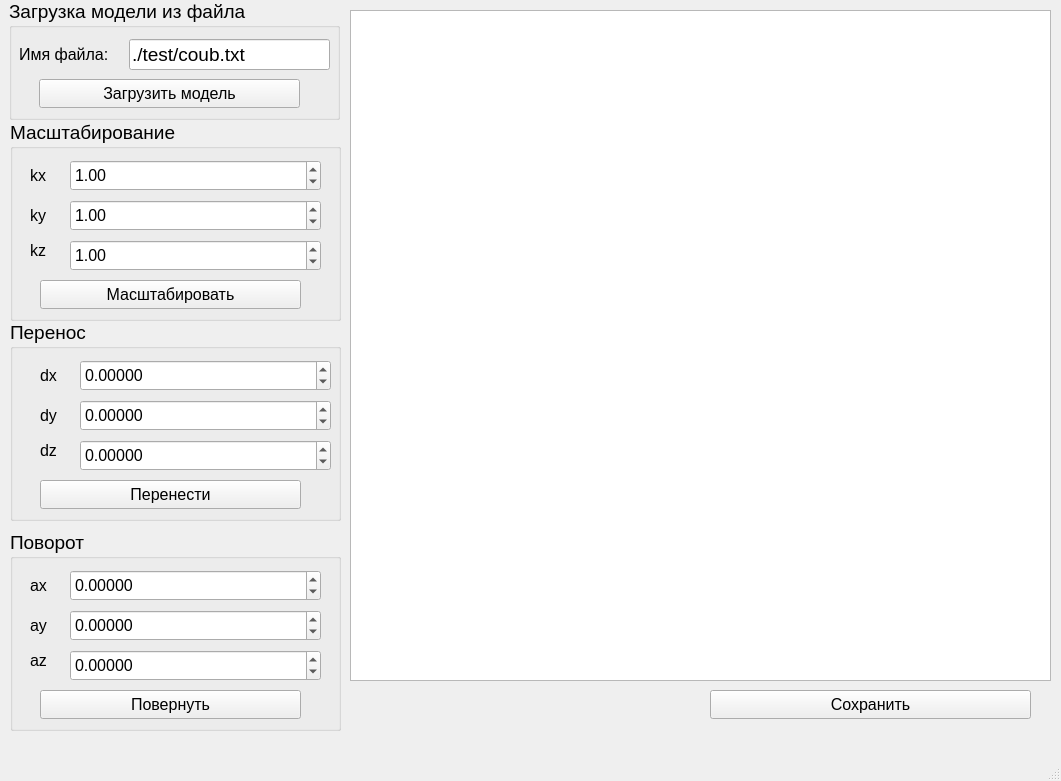
<?xml version="1.0" encoding="UTF-8"?>
<ui version="4.0">
 <class>MainWindow</class>
 <widget class="QMainWindow" name="MainWindow">
  <property name="geometry">
   <rect>
    <x>0</x>
    <y>0</y>
    <width>1061</width>
    <height>781</height>
   </rect>
  </property>
  <property name="windowTitle">
   <string>MainWindow</string>
  </property>
  <widget class="QWidget" name="centralwidget">
   <widget class="QGraphicsView" name="graphicsView">
    <property name="geometry">
     <rect>
      <x>350</x>
      <y>10</y>
      <width>701</width>
      <height>671</height>
     </rect>
    </property>
   </widget>
   <widget class="QGroupBox" name="groupBox_upload">
    <property name="geometry">
     <rect>
      <x>9</x>
      <y>-1</y>
      <width>331</width>
      <height>121</height>
     </rect>
    </property>
    <property name="font">
     <font>
      <pointsize>14</pointsize>
     </font>
    </property>
    <property name="title">
     <string>Загрузка модели из файла</string>
    </property>
    <widget class="QLabel" name="label_filename">
     <property name="geometry">
      <rect>
       <x>10</x>
       <y>40</y>
       <width>121</width>
       <height>31</height>
      </rect>
     </property>
     <property name="font">
      <font>
       <pointsize>12</pointsize>
      </font>
     </property>
     <property name="text">
      <string>Имя файла:</string>
     </property>
    </widget>
    <widget class="QLineEdit" name="lineEdit_filename">
     <property name="geometry">
      <rect>
       <x>120</x>
       <y>40</y>
       <width>201</width>
       <height>31</height>
      </rect>
     </property>
     <property name="text">
      <string>./test/coub.txt</string>
     </property>
    </widget>
    <widget class="QPushButton" name="pushButton_upload">
     <property name="geometry">
      <rect>
       <x>30</x>
       <y>80</y>
       <width>261</width>
       <height>29</height>
      </rect>
     </property>
     <property name="font">
      <font>
       <pointsize>12</pointsize>
      </font>
     </property>
     <property name="text">
      <string>Загрузить модель</string>
     </property>
    </widget>
   </widget>
   <widget class="QGroupBox" name="groupBox_scale">
    <property name="geometry">
     <rect>
      <x>10</x>
      <y>120</y>
      <width>331</width>
      <height>201</height>
     </rect>
    </property>
    <property name="font">
     <font>
      <pointsize>14</pointsize>
     </font>
    </property>
    <property name="title">
     <string>Масштабирование</string>
    </property>
    <widget class="QDoubleSpinBox" name="doubleSpinBox_scale_x">
     <property name="geometry">
      <rect>
       <x>60</x>
       <y>40</y>
       <width>251</width>
       <height>31</height>
      </rect>
     </property>
     <property name="font">
      <font>
       <pointsize>12</pointsize>
      </font>
     </property>
     <property name="minimum">
      <double>-100.000000000000000</double>
     </property>
     <property name="value">
      <double>1.000000000000000</double>
     </property>
    </widget>
    <widget class="QDoubleSpinBox" name="doubleSpinBox_scale_y">
     <property name="geometry">
      <rect>
       <x>60</x>
       <y>80</y>
       <width>251</width>
       <height>31</height>
      </rect>
     </property>
     <property name="font">
      <font>
       <pointsize>12</pointsize>
      </font>
     </property>
     <property name="minimum">
      <double>-100.000000000000000</double>
     </property>
     <property name="value">
      <double>1.000000000000000</double>
     </property>
    </widget>
    <widget class="QDoubleSpinBox" name="doubleSpinBox_scale_z">
     <property name="geometry">
      <rect>
       <x>60</x>
       <y>120</y>
       <width>251</width>
       <height>31</height>
      </rect>
     </property>
     <property name="font">
      <font>
       <pointsize>12</pointsize>
      </font>
     </property>
     <property name="minimum">
      <double>-100.000000000000000</double>
     </property>
     <property name="value">
      <double>1.000000000000000</double>
     </property>
    </widget>
    <widget class="QLabel" name="label_kx">
     <property name="geometry">
      <rect>
       <x>20</x>
       <y>40</y>
       <width>31</width>
       <height>31</height>
      </rect>
     </property>
     <property name="font">
      <font>
       <pointsize>12</pointsize>
      </font>
     </property>
     <property name="text">
      <string>kx</string>
     </property>
    </widget>
    <widget class="QLabel" name="label_ky">
     <property name="geometry">
      <rect>
       <x>20</x>
       <y>80</y>
       <width>21</width>
       <height>31</height>
      </rect>
     </property>
     <property name="font">
      <font>
       <pointsize>12</pointsize>
      </font>
     </property>
     <property name="text">
      <string>ky</string>
     </property>
    </widget>
    <widget class="QLabel" name="label_kz">
     <property name="geometry">
      <rect>
       <x>20</x>
       <y>120</y>
       <width>21</width>
       <height>21</height>
      </rect>
     </property>
     <property name="font">
      <font>
       <pointsize>12</pointsize>
      </font>
     </property>
     <property name="text">
      <string>kz</string>
     </property>
    </widget>
    <widget class="QPushButton" name="pushButton_scale">
     <property name="geometry">
      <rect>
       <x>30</x>
       <y>160</y>
       <width>261</width>
       <height>29</height>
      </rect>
     </property>
     <property name="font">
      <font>
       <pointsize>12</pointsize>
       <italic>false</italic>
      </font>
     </property>
     <property name="text">
      <string>Масштабировать</string>
     </property>
    </widget>
   </widget>
   <widget class="QGroupBox" name="groupBox_move">
    <property name="geometry">
     <rect>
      <x>10</x>
      <y>320</y>
      <width>331</width>
      <height>201</height>
     </rect>
    </property>
    <property name="font">
     <font>
      <pointsize>14</pointsize>
     </font>
    </property>
    <property name="title">
     <string>Перенос</string>
    </property>
    <widget class="QDoubleSpinBox" name="doubleSpinBox_move_x">
     <property name="geometry">
      <rect>
       <x>70</x>
       <y>40</y>
       <width>251</width>
       <height>31</height>
      </rect>
     </property>
     <property name="font">
      <font>
       <pointsize>12</pointsize>
      </font>
     </property>
     <property name="decimals">
      <number>5</number>
     </property>
     <property name="minimum">
      <double>-100.000000000000000</double>
     </property>
     <property name="maximum">
      <double>5000.000000000000000</double>
     </property>
     <property name="value">
      <double>0.000000000000000</double>
     </property>
    </widget>
    <widget class="QDoubleSpinBox" name="doubleSpinBox_move_y">
     <property name="geometry">
      <rect>
       <x>70</x>
       <y>80</y>
       <width>251</width>
       <height>31</height>
      </rect>
     </property>
     <property name="font">
      <font>
       <pointsize>12</pointsize>
      </font>
     </property>
     <property name="decimals">
      <number>5</number>
     </property>
     <property name="minimum">
      <double>-100.000000000000000</double>
     </property>
     <property name="maximum">
      <double>5000.000000000000000</double>
     </property>
     <property name="value">
      <double>0.000000000000000</double>
     </property>
    </widget>
    <widget class="QDoubleSpinBox" name="doubleSpinBox_move_z">
     <property name="geometry">
      <rect>
       <x>70</x>
       <y>120</y>
       <width>251</width>
       <height>31</height>
      </rect>
     </property>
     <property name="font">
      <font>
       <pointsize>12</pointsize>
      </font>
     </property>
     <property name="decimals">
      <number>5</number>
     </property>
     <property name="minimum">
      <double>-100.000000000000000</double>
     </property>
     <property name="maximum">
      <double>5000.000000000000000</double>
     </property>
     <property name="value">
      <double>0.000000000000000</double>
     </property>
    </widget>
    <widget class="QLabel" name="label_dx">
     <property name="geometry">
      <rect>
       <x>30</x>
       <y>40</y>
       <width>31</width>
       <height>31</height>
      </rect>
     </property>
     <property name="font">
      <font>
       <pointsize>12</pointsize>
      </font>
     </property>
     <property name="text">
      <string>dx</string>
     </property>
    </widget>
    <widget class="QLabel" name="label_dy">
     <property name="geometry">
      <rect>
       <x>30</x>
       <y>80</y>
       <width>21</width>
       <height>31</height>
      </rect>
     </property>
     <property name="font">
      <font>
       <pointsize>12</pointsize>
      </font>
     </property>
     <property name="text">
      <string>dy</string>
     </property>
    </widget>
    <widget class="QLabel" name="label_dz">
     <property name="geometry">
      <rect>
       <x>30</x>
       <y>120</y>
       <width>21</width>
       <height>21</height>
      </rect>
     </property>
     <property name="font">
      <font>
       <pointsize>12</pointsize>
      </font>
     </property>
     <property name="text">
      <string>dz</string>
     </property>
    </widget>
    <widget class="QPushButton" name="pushButton_move">
     <property name="geometry">
      <rect>
       <x>30</x>
       <y>160</y>
       <width>261</width>
       <height>29</height>
      </rect>
     </property>
     <property name="font">
      <font>
       <pointsize>12</pointsize>
      </font>
     </property>
     <property name="text">
      <string>Перенести</string>
     </property>
    </widget>
   </widget>
   <widget class="QGroupBox" name="groupBox_rotate">
    <property name="geometry">
     <rect>
      <x>10</x>
      <y>530</y>
      <width>331</width>
      <height>201</height>
     </rect>
    </property>
    <property name="font">
     <font>
      <pointsize>14</pointsize>
     </font>
    </property>
    <property name="title">
     <string>Поворот</string>
    </property>
    <widget class="QDoubleSpinBox" name="doubleSpinBox_rotate_x">
     <property name="geometry">
      <rect>
       <x>60</x>
       <y>40</y>
       <width>251</width>
       <height>31</height>
      </rect>
     </property>
     <property name="font">
      <font>
       <pointsize>12</pointsize>
      </font>
     </property>
     <property name="decimals">
      <number>5</number>
     </property>
     <property name="minimum">
      <double>-360.000000000000000</double>
     </property>
     <property name="maximum">
      <double>360.000000000000000</double>
     </property>
     <property name="value">
      <double>0.000000000000000</double>
     </property>
    </widget>
    <widget class="QDoubleSpinBox" name="doubleSpinBox_rotate_y">
     <property name="geometry">
      <rect>
       <x>60</x>
       <y>80</y>
       <width>251</width>
       <height>31</height>
      </rect>
     </property>
     <property name="font">
      <font>
       <pointsize>12</pointsize>
      </font>
     </property>
     <property name="decimals">
      <number>5</number>
     </property>
     <property name="minimum">
      <double>-360.000000000000000</double>
     </property>
     <property name="maximum">
      <double>360.000000000000000</double>
     </property>
     <property name="value">
      <double>0.000000000000000</double>
     </property>
    </widget>
    <widget class="QDoubleSpinBox" name="doubleSpinBox_rotate_z">
     <property name="geometry">
      <rect>
       <x>60</x>
       <y>120</y>
       <width>251</width>
       <height>31</height>
      </rect>
     </property>
     <property name="font">
      <font>
       <pointsize>12</pointsize>
      </font>
     </property>
     <property name="decimals">
      <number>5</number>
     </property>
     <property name="minimum">
      <double>-360.000000000000000</double>
     </property>
     <property name="maximum">
      <double>360.000000000000000</double>
     </property>
     <property name="value">
      <double>0.000000000000000</double>
     </property>
    </widget>
    <widget class="QLabel" name="label_ax">
     <property name="geometry">
      <rect>
       <x>20</x>
       <y>40</y>
       <width>31</width>
       <height>31</height>
      </rect>
     </property>
     <property name="font">
      <font>
       <pointsize>12</pointsize>
      </font>
     </property>
     <property name="text">
      <string>ax</string>
     </property>
    </widget>
    <widget class="QLabel" name="label_ay">
     <property name="geometry">
      <rect>
       <x>20</x>
       <y>80</y>
       <width>21</width>
       <height>31</height>
      </rect>
     </property>
     <property name="font">
      <font>
       <pointsize>12</pointsize>
      </font>
     </property>
     <property name="text">
      <string>ay</string>
     </property>
    </widget>
    <widget class="QLabel" name="label_az">
     <property name="geometry">
      <rect>
       <x>20</x>
       <y>120</y>
       <width>21</width>
       <height>21</height>
      </rect>
     </property>
     <property name="font">
      <font>
       <pointsize>12</pointsize>
      </font>
     </property>
     <property name="text">
      <string>az</string>
     </property>
    </widget>
    <widget class="QPushButton" name="pushButton_rotate">
     <property name="geometry">
      <rect>
       <x>30</x>
       <y>160</y>
       <width>261</width>
       <height>29</height>
      </rect>
     </property>
     <property name="font">
      <font>
       <pointsize>12</pointsize>
      </font>
     </property>
     <property name="text">
      <string>Повернуть</string>
     </property>
    </widget>
   </widget>
   <widget class="QPushButton" name="pushButton_save_current">
    <property name="geometry">
     <rect>
      <x>710</x>
      <y>690</y>
      <width>321</width>
      <height>29</height>
     </rect>
    </property>
    <property name="font">
     <font>
      <pointsize>12</pointsize>
     </font>
    </property>
    <property name="text">
     <string>Сохранить</string>
    </property>
   </widget>
  </widget>
  <widget class="QMenuBar" name="menubar">
   <property name="geometry">
    <rect>
     <x>0</x>
     <y>0</y>
     <width>1061</width>
     <height>25</height>
    </rect>
   </property>
  </widget>
  <widget class="QStatusBar" name="statusbar"/>
 </widget>
 <resources/>
 <connections/>
</ui>
